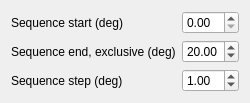
                <widget class="QWidget" name="alphaSequencePage">
                 <attribute name="title">
                  <string>Alpha Sequence</string>
                 </attribute>
                 <layout class="QFormLayout" name="alphaSequencePageForm">
                  <property name="rowWrapPolicy">
                   <enum>QFormLayout::WrapLongRows</enum>
                  </property>
                  <item row="0" column="0">
                   <widget class="QLabel" name="sequenceStartLabel">
                    <property name="text">
                     <string>Sequence start (deg)</string>
                    </property>
                   </widget>
                  </item>
                  <item row="0" column="1">
                   <widget class="QDoubleSpinBox" name="sequenceStartSpin">
                    <property name="toolTip">
                     <string>Sequence start in degrees.</string>
                    </property>
                    <property name="accessibleName">
                     <string>Sequence start in degrees</string>
                    </property>
                    <property name="value">
                     <double>-5</double>
                    </property>
                    <property name="maximumWidth">
                     <number>100</number>
                    </property>
                   </widget>
                  </item>
                  <item row="1" column="0">
                   <widget class="QLabel" name="sequenceEndLabel">
                    <property name="text">
                     <string>Sequence end, exclusive (deg)</string>
                    </property>
                   </widget>
                  </item>
                  <item row="1" column="1">
                   <widget class="QDoubleSpinBox" name="sequenceEndSpin">
                    <property name="toolTip">
                     <string>Exclusive end: the end value itself is not run.</string>
                    </property>
                    <property name="accessibleName">
                     <string>Sequence exclusive end in degrees</string>
                    </property>
                    <property name="value">
                     <double>20</double>
                    </property>
                    <property name="maximumWidth">
                     <number>100</number>
                    </property>
                   </widget>
                  </item>
                  <item row="2" column="0">
                   <widget class="QLabel" name="sequenceStepLabel">
                    <property name="text">
                     <string>Sequence step (deg)</string>
                    </property>
                   </widget>
                  </item>
                  <item row="2" column="1">
                   <widget class="QDoubleSpinBox" name="sequenceStepSpin">
                    <property name="toolTip">
                     <string>Sequence step in degrees. Zero is rejected.</string>
                    </property>
                    <property name="accessibleName">
                     <string>Sequence step in degrees</string>
                    </property>
                    <property name="value">
                     <double>1</double>
                    </property>
                    <property name="maximumWidth">
                     <number>100</number>
                    </property>
                   </widget>
                  </item>
                 </layout>
                </widget>
